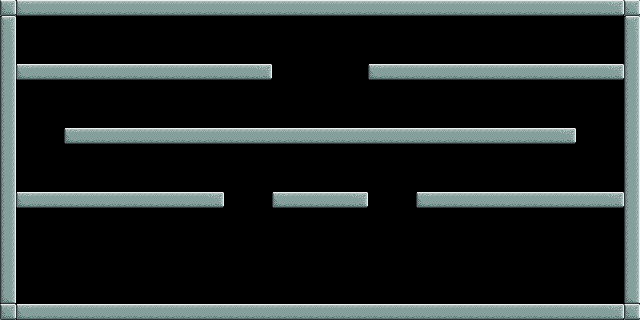

This game map was drawn from its Tiled (.tmx) file and the tilesets committed beside it. A one-line description and the full map source follow:
An orthogonal 40x20 tile map with 16x16 px tiles, 1 tile layer (Tiles) and 6 objects (3x Coin, Start, End, Sign).

<map version="1.0" orientation="orthogonal" width="40" height="20" tilewidth="16" tileheight="16">
 <tileset firstgid="1" source="../images/tiles.tsx" />
 <layer name="Tiles" width="40" height="20">
  <data encoding="csv">
9,2,3,3,3,3,3,3,3,3,3,3,3,3,3,3,3,3,3,3,3,3,3,3,3,3,3,3,3,3,3,3,3,3,3,3,3,3,4,9,
5,0,0,0,0,0,0,0,0,0,0,0,0,0,0,0,0,0,0,0,0,0,0,0,0,0,0,0,0,0,0,0,0,0,0,0,0,0,0,5,
13,0,0,0,0,0,0,0,0,0,0,0,0,0,0,0,0,0,0,0,0,0,0,0,0,0,0,0,0,0,0,0,0,0,0,0,0,0,0,13,
13,0,0,0,0,0,0,0,0,0,0,0,0,0,0,0,0,0,0,0,0,0,0,0,0,0,0,0,0,0,0,0,0,0,0,0,0,0,0,13,
13,2,3,3,3,3,3,3,3,3,3,3,3,3,3,3,4,0,0,0,0,0,0,2,3,3,3,3,3,3,3,3,3,3,3,3,3,3,4,13,
13,0,0,0,0,0,0,0,0,0,0,0,0,0,0,0,0,0,0,0,0,0,0,0,0,0,0,0,0,0,0,0,0,0,0,0,0,0,0,13,
13,0,0,0,0,0,0,0,0,0,0,0,0,0,0,0,0,0,0,0,0,0,0,0,0,0,0,0,0,0,0,0,0,0,0,0,0,0,0,13,
13,0,0,0,0,0,0,0,0,0,0,0,0,0,0,0,0,0,0,0,0,0,0,0,0,0,0,0,0,0,0,0,0,0,0,0,0,0,0,13,
13,0,0,0,2,3,3,3,3,3,3,3,3,3,3,3,3,3,3,3,3,3,3,3,3,3,3,3,3,3,3,3,3,3,3,4,0,0,0,13,
13,0,0,0,0,0,0,0,0,0,0,0,0,0,0,0,0,0,0,0,0,0,0,0,0,0,0,0,0,0,0,0,0,0,0,0,0,0,0,13,
13,0,0,0,0,0,0,0,0,0,0,0,0,0,0,0,0,0,0,0,0,0,0,0,0,0,0,0,0,0,0,0,0,0,0,0,0,0,0,13,
13,0,0,0,0,0,0,0,0,0,0,0,0,0,0,0,0,0,0,0,0,0,0,0,0,0,0,0,0,0,0,0,0,0,0,0,0,0,0,13,
13,2,3,3,3,3,3,3,3,3,3,3,3,4,0,0,0,2,3,3,3,3,4,0,0,0,2,3,3,3,3,3,3,3,3,3,3,3,4,13,
13,0,0,0,0,0,0,0,0,0,0,0,0,0,0,0,0,0,0,0,0,0,0,0,0,0,0,0,0,0,0,0,0,0,0,0,0,0,0,13,
13,0,0,0,0,0,0,0,0,0,0,0,0,0,0,0,0,0,0,0,0,0,0,0,0,0,0,0,0,0,0,0,0,0,0,0,0,0,0,13,
13,0,0,0,0,0,0,0,0,0,0,0,0,0,0,0,0,0,0,0,0,0,0,0,0,0,0,0,0,0,0,0,0,0,0,0,0,0,0,13,
13,0,0,0,0,0,0,0,0,0,0,0,0,0,0,0,0,0,0,0,0,0,0,0,0,0,0,0,0,0,0,0,0,0,0,0,0,0,0,13,
13,0,0,0,0,0,0,0,0,0,0,0,0,0,0,0,0,0,0,0,0,0,0,0,0,0,0,0,0,0,0,0,0,0,0,0,0,0,0,13,
21,0,0,0,0,0,0,0,0,0,0,0,0,0,0,0,0,0,0,0,0,0,0,0,0,0,0,0,0,0,0,0,0,0,0,0,0,0,0,21,
9,2,3,3,3,3,3,3,3,3,3,3,3,3,3,3,3,3,3,3,3,3,3,3,3,3,3,3,3,3,3,3,3,3,3,3,3,3,4,9
</data>
 </layer>
 <objectgroup name="" width="40" height="20">
  <object type="Start" gid="29" x="32" y="48" />
  <object type="End" gid="30" x="304" y="288" />
  <object type="Coin" gid="40" x="80" y="112" />
  <object type="Coin" gid="40" x="544" y="112" />
  <object type="Coin" gid="40" x="320" y="176" />
  <object type="Sign" gid="37" x="304" y="192">
   <properties>
    <property name="text" value="You're not like everyone, are you?" />
   </properties>
  </object>
 </objectgroup>
</map>
